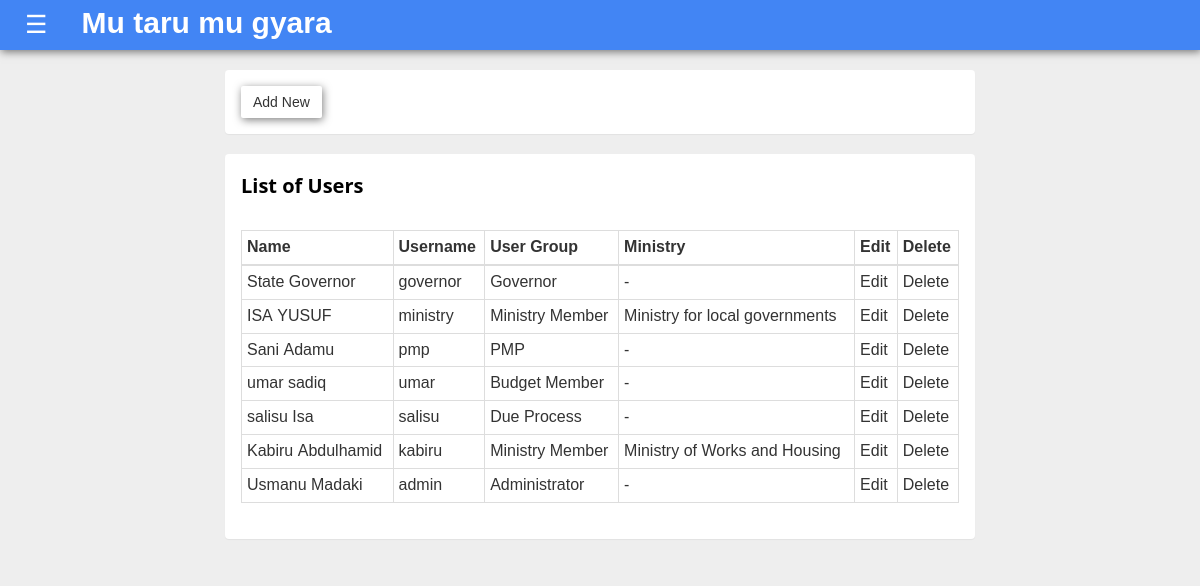
/users/ (signed in), run on the app's committed database.
### users/models.py (models this page shows, shortened)
class User(AbstractUser):
    is_ministryuser = models.BooleanField(default=False)
    is_governor = models.BooleanField(default = False)
    is_pmp = models.BooleanField(default = False)
    is_budget = models.BooleanField(default=False)
    is_dueprocess = models.BooleanField(default=False)
    created = models.DateTimeField(default=timezone.now)
    GENDER_CHOICES = (
        ('Male', 'Male'),
        ('Female', 'Female')
    )
    gender = models.CharField(max_length = 20, choices = GENDER_CHOICES, null=True)
    ministry = models.ForeignKey(Ministry, on_delete=models.CASCADE, blank=True, null=True)
    def user_type(self):
        if self.is_ministryuser:
            return "Ministry Member"
        elif self.is_governor:
                return "Governor"
        elif self.is_pmp:
                return "PMP"
        elif self.is_budget:
            return "Budget Member"
        elif self.is_dueprocess:
            return "Due Process"
        else:
            return "Administrator"

### mda/models.py (models this page shows, shortened)
class Ministry(models.Model):
    name = models.CharField(max_length=200)
    def __str__(self):
        return self.name

### users/views.py (the view)
# urls.py: path('users/', views.user_list, name='user_list'),
@login_required
def user_list(request):
    context = {}
    context['users'] = User.objects.all().order_by('-created')
    context['title'] = 'Users'
    return render(request, 'users/index.html', context)

### users/templates/users/index.html (shortened to what this page needs)
{% extends 'base.html' %} {% block content%}
<div class="col-sm-12 col-md-8 col-md-offset-2">
    <div class="panel panel-inverse">
        <div class="panel-body">
<div class="dropdown">
<button onclick="myFunction()" class="dropbtn btn btn-default">Add New</button>
</div>
        </div>
        </div>
        <div class = "panel panel-inverse">
        <div class="panel-heading">
            <h4><b>List of Users</b></h4>
        </div>
        <div class="panel-body">
            <div class="table-responsive">
                <table class="table table-bordered table-condensed" id="table_id">
                    <thead>
                        <tr>
                            <th>Name</th>
                            <th>Username</th>
                            <th>User Group</th>
                            <th>Ministry</th>
                            <th>Edit</th>
                            <th>Delete</th>
                        </tr>
                    </thead>
                    {% if users %}
                    <tbody>
                        {% for user in users %}
                        <tr>
                            <td> {{user.first_name}}&nbsp;{{user.last_name}}</td>
                            <td>{{user.username}}</td>
                            <td>{{user.user_type}}</td>
                            {% if user.ministry %}
                            <td>{{user.ministry}}</td>
                            {% else %}
                            <td>-</td>
                            {% endif %}
                            <td><a href="{% url 'users:user_edit' user.id %}">Edit</a></td>
                            <td><a href="{% url 'users:user_delete' user.id %}">Delete</a></td>
                            {% endfor %}
                        </tr>
                    </tbody>
                </table>
        </div>
        </div>
    </div>
    </div>
    {% else %}
    <p>There is no users Available</p>
    {% endif %}
    {% endblock %}

### users/static/css/base.css (style rules this page uses)
body { background-color: #eee; font-family: "Lato", sans-serif; }
.btn { box-shadow: 1px 2px 8px rgba(0, 0, 0, .5); border-radius: 2px; }
.panel-heading { color: black; height: 60px; }

### users/static/css/w3.css (style rules this page uses)
*,*:before,*:after { box-sizing:inherit }
html { -ms-text-size-adjust:100%;-webkit-text-size-adjust:100% }
body { margin:0 }
a { background-color:transparent;-webkit-text-decoration-skip:objects }
button,input,select,textarea { font:inherit;margin:0 }
button,input { overflow:visible }
button,select { text-transform:none }
button,html [type=button],[type=reset],[type=submit] { -webkit-appearance:button }
html,body { font-family:Verdana,sans-serif;font-size:15px;line-height:1.5 }
html { overflow-x:hidden }
h4 { font-size:20px }
h1,h2,h3,h4,h5,h6 { font-family:"Segoe UI",Arial,sans-serif;font-weight:400;margin:10px 0 }
a { color:inherit }

### users/templates/base.html (style rules this page uses)
.dropbtn { border: none; cursor: pointer; }
.dropdown { position: relative; display: inline-block; }

### data on the page
User: first_name "State", last_name "Governor", username "governor", user_type "Governor"
User: first_name "ISA", last_name "YUSUF", username "ministry", user_type "Ministry Member", ministry "Ministry for local governments"
User: first_name "Sani", last_name "Adamu", username "pmp", user_type "PMP"
User: first_name "umar", last_name "sadiq", username "umar", user_type "Budget Member"
User: first_name "salisu", last_name "Isa", username "salisu", user_type "Due Process"
User: first_name "Kabiru", last_name "Abdulhamid", username "kabiru", user_type "Ministry Member", ministry "Ministry of Works and Housing"
User: first_name "Usmanu", last_name "Madaki", username "admin", user_type "Administrator"
